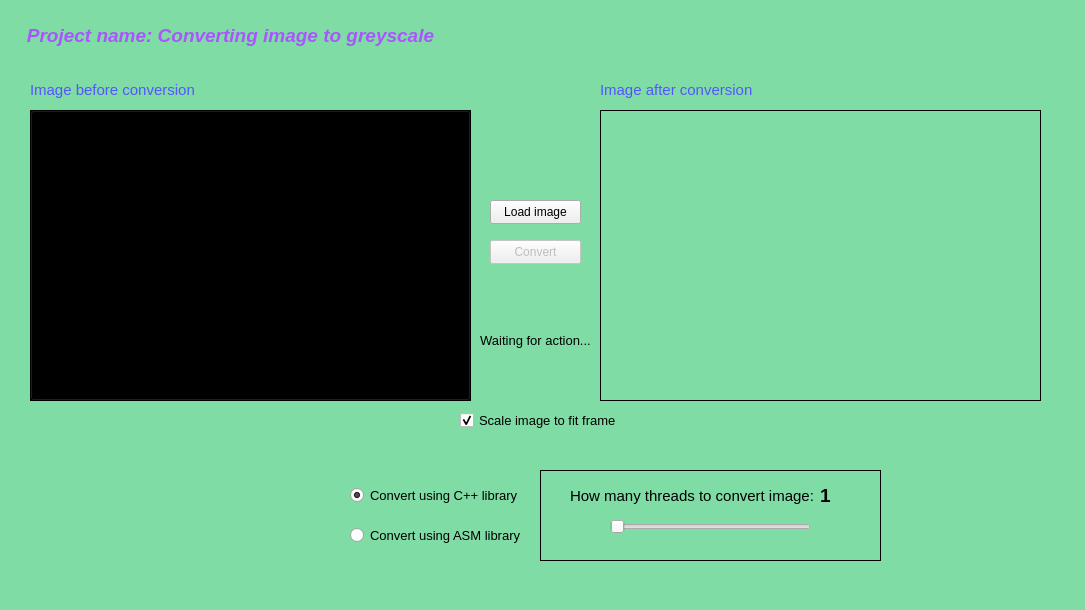
<?xml version="1.0" encoding="UTF-8"?>
<ui version="4.0">
 <class>MainWindow</class>
 <widget class="QMainWindow" name="MainWindow">
  <property name="geometry">
   <rect>
    <x>0</x>
    <y>0</y>
    <width>1085</width>
    <height>610</height>
   </rect>
  </property>
  <property name="windowTitle">
   <string>MainWindow</string>
  </property>
  <property name="autoFillBackground">
   <bool>false</bool>
  </property>
  <property name="styleSheet">
   <string notr="true">QWidget#centralwidget{background-color: rgb(127,220,165)}</string>
  </property>
  <widget class="QWidget" name="centralwidget">
   <widget class="QRadioButton" name="useASMdll">
    <property name="geometry">
     <rect>
      <x>350</x>
      <y>510</y>
      <width>191</width>
      <height>51</height>
     </rect>
    </property>
    <property name="font">
     <font>
      <pointsize>10</pointsize>
     </font>
    </property>
    <property name="text">
     <string>Convert using ASM library</string>
    </property>
    <property name="checked">
     <bool>false</bool>
    </property>
    <attribute name="buttonGroup">
     <string notr="true">dllGroup</string>
    </attribute>
   </widget>
   <widget class="QRadioButton" name="useCPPdll">
    <property name="geometry">
     <rect>
      <x>350</x>
      <y>470</y>
      <width>191</width>
      <height>51</height>
     </rect>
    </property>
    <property name="font">
     <font>
      <pointsize>10</pointsize>
     </font>
    </property>
    <property name="autoFillBackground">
     <bool>false</bool>
    </property>
    <property name="text">
     <string>Convert using C++ library</string>
    </property>
    <property name="checked">
     <bool>true</bool>
    </property>
    <attribute name="buttonGroup">
     <string notr="true">dllGroup</string>
    </attribute>
   </widget>
   <widget class="QLabel" name="imageBefore">
    <property name="geometry">
     <rect>
      <x>30</x>
      <y>110</y>
      <width>441</width>
      <height>291</height>
     </rect>
    </property>
    <property name="acceptDrops">
     <bool>true</bool>
    </property>
    <property name="styleSheet">
     <string notr="true"/>
    </property>
    <property name="frameShape">
     <enum>QFrame::Panel</enum>
    </property>
    <property name="frameShadow">
     <enum>QFrame::Plain</enum>
    </property>
    <property name="text">
     <string/>
    </property>
    <property name="scaledContents">
     <bool>false</bool>
    </property>
   </widget>
   <widget class="QLabel" name="imageAfter">
    <property name="geometry">
     <rect>
      <x>600</x>
      <y>110</y>
      <width>441</width>
      <height>291</height>
     </rect>
    </property>
    <property name="styleSheet">
     <string notr="true"/>
    </property>
    <property name="frameShape">
     <enum>QFrame::Panel</enum>
    </property>
    <property name="frameShadow">
     <enum>QFrame::Plain</enum>
    </property>
    <property name="text">
     <string/>
    </property>
   </widget>
   <widget class="QLabel" name="labelBefore">
    <property name="geometry">
     <rect>
      <x>30</x>
      <y>80</y>
      <width>211</width>
      <height>21</height>
     </rect>
    </property>
    <property name="text">
     <string>&lt;html&gt;&lt;head/&gt;&lt;body&gt;&lt;p&gt;&lt;span style=&quot; font-size:11pt; color:#5555ff;&quot;&gt;Image before conversion&lt;/span&gt;&lt;/p&gt;&lt;/body&gt;&lt;/html&gt;</string>
    </property>
   </widget>
   <widget class="QLabel" name="labelAfter">
    <property name="geometry">
     <rect>
      <x>600</x>
      <y>80</y>
      <width>221</width>
      <height>21</height>
     </rect>
    </property>
    <property name="text">
     <string>&lt;html&gt;&lt;head/&gt;&lt;body&gt;&lt;p&gt;&lt;span style=&quot; font-size:11pt; color:#5555ff;&quot;&gt;Image after conversion&lt;/span&gt;&lt;/p&gt;&lt;/body&gt;&lt;/html&gt;</string>
    </property>
   </widget>
   <widget class="QPushButton" name="loadImageButton">
    <property name="geometry">
     <rect>
      <x>490</x>
      <y>200</y>
      <width>91</width>
      <height>24</height>
     </rect>
    </property>
    <property name="text">
     <string>Load image</string>
    </property>
   </widget>
   <widget class="QPushButton" name="convertImageButton">
    <property name="enabled">
     <bool>false</bool>
    </property>
    <property name="geometry">
     <rect>
      <x>490</x>
      <y>240</y>
      <width>91</width>
      <height>24</height>
     </rect>
    </property>
    <property name="autoFillBackground">
     <bool>false</bool>
    </property>
    <property name="text">
     <string>Convert</string>
    </property>
   </widget>
   <widget class="QLabel" name="title">
    <property name="geometry">
     <rect>
      <x>10</x>
      <y>10</y>
      <width>441</width>
      <height>51</height>
     </rect>
    </property>
    <property name="text">
     <string>&lt;html&gt;&lt;head/&gt;&lt;body&gt;&lt;p align=&quot;center&quot;&gt;&lt;span style=&quot; font-size:14pt; font-weight:700; font-style:italic; color:#aa55ff;&quot;&gt;Project name: Converting image to greyscale&lt;/span&gt;&lt;/p&gt;&lt;/body&gt;&lt;/html&gt;</string>
    </property>
   </widget>
   <widget class="QLabel" name="messageForUser">
    <property name="geometry">
     <rect>
      <x>480</x>
      <y>270</y>
      <width>111</width>
      <height>141</height>
     </rect>
    </property>
    <property name="font">
     <font>
      <pointsize>10</pointsize>
     </font>
    </property>
    <property name="text">
     <string>&lt;html&gt;&lt;head/&gt;&lt;body&gt;&lt;p align=&quot;center&quot;&gt;Waiting for action...&lt;/p&gt;&lt;/body&gt;&lt;/html&gt;</string>
    </property>
    <property name="wordWrap">
     <bool>true</bool>
    </property>
   </widget>
   <widget class="QPushButton" name="labelButton">
    <property name="geometry">
     <rect>
      <x>30</x>
      <y>110</y>
      <width>441</width>
      <height>291</height>
     </rect>
    </property>
    <property name="styleSheet">
     <string notr="true">background-color: transparent;</string>
    </property>
    <property name="text">
     <string/>
    </property>
   </widget>
   <widget class="QLabel" name="nameLabel">
    <property name="geometry">
     <rect>
      <x>30</x>
      <y>410</y>
      <width>251</width>
      <height>31</height>
     </rect>
    </property>
    <property name="autoFillBackground">
     <bool>false</bool>
    </property>
    <property name="text">
     <string/>
    </property>
   </widget>
   <widget class="QLabel" name="dimensionsLabel">
    <property name="geometry">
     <rect>
      <x>30</x>
      <y>440</y>
      <width>251</width>
      <height>31</height>
     </rect>
    </property>
    <property name="text">
     <string/>
    </property>
   </widget>
   <widget class="QCheckBox" name="scaleImagesButton">
    <property name="geometry">
     <rect>
      <x>460</x>
      <y>400</y>
      <width>181</width>
      <height>41</height>
     </rect>
    </property>
    <property name="font">
     <font>
      <pointsize>10</pointsize>
     </font>
    </property>
    <property name="text">
     <string>Scale image to fit frame</string>
    </property>
    <property name="checked">
     <bool>true</bool>
    </property>
   </widget>
   <widget class="QLabel" name="timeLabel">
    <property name="geometry">
     <rect>
      <x>30</x>
      <y>470</y>
      <width>251</width>
      <height>31</height>
     </rect>
    </property>
    <property name="text">
     <string/>
    </property>
   </widget>
   <widget class="QSlider" name="threadsSlider">
    <property name="geometry">
     <rect>
      <x>610</x>
      <y>511</y>
      <width>201</width>
      <height>31</height>
     </rect>
    </property>
    <property name="minimum">
     <number>1</number>
    </property>
    <property name="maximum">
     <number>64</number>
    </property>
    <property name="pageStep">
     <number>5</number>
    </property>
    <property name="orientation">
     <enum>Qt::Horizontal</enum>
    </property>
   </widget>
   <widget class="QFrame" name="frame">
    <property name="geometry">
     <rect>
      <x>540</x>
      <y>470</y>
      <width>341</width>
      <height>91</height>
     </rect>
    </property>
    <property name="frameShape">
     <enum>QFrame::Box</enum>
    </property>
    <property name="frameShadow">
     <enum>QFrame::Plain</enum>
    </property>
    <widget class="QLabel" name="label">
     <property name="geometry">
      <rect>
       <x>30</x>
       <y>10</y>
       <width>261</width>
       <height>31</height>
      </rect>
     </property>
     <property name="font">
      <font>
       <pointsize>11</pointsize>
      </font>
     </property>
     <property name="text">
      <string>How many threads to convert image:</string>
     </property>
    </widget>
    <widget class="QLabel" name="threadsDisplay">
     <property name="geometry">
      <rect>
       <x>280</x>
       <y>0</y>
       <width>31</width>
       <height>51</height>
      </rect>
     </property>
     <property name="font">
      <font>
       <pointsize>14</pointsize>
       <bold>true</bold>
      </font>
     </property>
     <property name="text">
      <string>1</string>
     </property>
    </widget>
   </widget>
   <zorder>frame</zorder>
   <zorder>imageBefore</zorder>
   <zorder>useASMdll</zorder>
   <zorder>useCPPdll</zorder>
   <zorder>imageAfter</zorder>
   <zorder>labelBefore</zorder>
   <zorder>labelAfter</zorder>
   <zorder>loadImageButton</zorder>
   <zorder>convertImageButton</zorder>
   <zorder>title</zorder>
   <zorder>messageForUser</zorder>
   <zorder>labelButton</zorder>
   <zorder>nameLabel</zorder>
   <zorder>dimensionsLabel</zorder>
   <zorder>scaleImagesButton</zorder>
   <zorder>timeLabel</zorder>
   <zorder>threadsSlider</zorder>
  </widget>
 </widget>
 <resources/>
 <connections>
  <connection>
   <sender>loadImageButton</sender>
   <signal>clicked()</signal>
   <receiver>MainWindow</receiver>
   <slot>loadImage()</slot>
   <hints>
    <hint type="sourcelabel">
     <x>115</x>
     <y>421</y>
    </hint>
    <hint type="destinationlabel">
     <x>507</x>
     <y>370</y>
    </hint>
   </hints>
  </connection>
  <connection>
   <sender>convertImageButton</sender>
   <signal>clicked()</signal>
   <receiver>MainWindow</receiver>
   <slot>convertImage()</slot>
   <hints>
    <hint type="sourcelabel">
     <x>535</x>
     <y>251</y>
    </hint>
    <hint type="destinationlabel">
     <x>535</x>
     <y>291</y>
    </hint>
   </hints>
  </connection>
  <connection>
   <sender>labelButton</sender>
   <signal>clicked()</signal>
   <receiver>MainWindow</receiver>
   <slot>loadImage()</slot>
   <hints>
    <hint type="sourcelabel">
     <x>250</x>
     <y>255</y>
    </hint>
    <hint type="destinationlabel">
     <x>535</x>
     <y>291</y>
    </hint>
   </hints>
  </connection>
  <connection>
   <sender>threadsSlider</sender>
   <signal>valueChanged(int)</signal>
   <receiver>MainWindow</receiver>
   <slot>threadsSlider()</slot>
   <hints>
    <hint type="sourcelabel">
     <x>540</x>
     <y>536</y>
    </hint>
    <hint type="destinationlabel">
     <x>542</x>
     <y>304</y>
    </hint>
   </hints>
  </connection>
 </connections>
 <slots>
  <slot>loadImage()</slot>
  <slot>convertImage()</slot>
  <slot>threadsSlider()</slot>
 </slots>
 <buttongroups>
  <buttongroup name="dllGroup"/>
 </buttongroups>
</ui>
